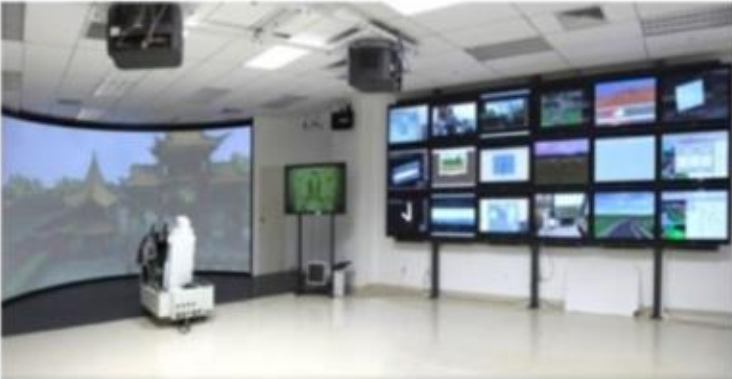
#> input picture tools/assets/fovea-sample/img_test.png, 732 x 379 px
$ python simulate_fovea_contrast.py
#> lines starting #> are read from the running program, lines starting #| are printed output that depends on the picture
import cv2
import numpy as np
from PIL import Image
import time
import matplotlib.pyplot as plt

def precompute_distance(shape):
    center = (shape[1] / 2, shape[0] / 2)
    # Compute the distance from the center for each pixel
    y = np.arange(shape[0]).reshape(-1, 1)
    x = np.arange(shape[1])
    distances = np.sqrt((x - center[0])**2 + (y - center[1])**2)
    max_radius = np.sqrt(center[0]**2 + center[1]**2)

    return distances, max_radius

# [22 lines of commented-out code are left out]

def blur_based_on_distance(img_rgb, alpha):
    # Downsample the image by 16x and then upsample
    img_downsampled = cv2.resize(img_rgb, (img_rgb.shape[1] // 16, img_rgb.shape[0] // 16))
    img_blur = cv2.resize(img_downsampled, (img_rgb.shape[1], img_rgb.shape[0]))

    # img_adjusted = (1-alpha) * img_blur + alpha * img_rgb
    img_adjusted = img_blur + alpha * (img_rgb - img_blur*1.0)
    img_adjusted = img_adjusted.astype(np.uint8)

    return img_adjusted

def decrease_saturation_based_on_distance(img, saturation_decay):
    # Convert the img back to 8-bit integers
    img_rgb = img  # np.clip(img, 0, 255).astype(np.uint8)

    # Convert the img to RGB color space, then to HSV color space
    img_hsv = cv2.cvtColor(img_rgb, cv2.COLOR_RGB2HSV).astype(float)

    v = img_hsv[:,:,2]

    # Decrease color saturation based on the distance from the center
    img_hsv[:,:,1] *= saturation_decay
    # img_hsv[:,:,1] *= (1-v/255.)*saturation_decay

    # Convert the img back to RGB color space
    img_rgb = cv2.cvtColor(img_hsv.astype(np.uint8), cv2.COLOR_HSV2RGB)

    return img_rgb


if __name__ == "__main__":
    image_path = r"./img_test.png"
    image = cv2.imread(image_path)
#> image is the input picture: shape (379, 732, 3); mean B, G, R 153.6, 148.9, 143.7
    image = cv2.cvtColor(image, cv2.COLOR_BGR2RGB)  # 将BGR图像转换为RGB格式，以便正确显示

    # Precompute the distances and levels only once 避免在处理每个图像时都重新计算距离和级别矩阵，从而提高效率。
    distances, max_radius = precompute_distance(shape=image.shape)
#> max_radius = 412.1
    # Compute the contrast / saturation scaling factor based on the distance from the center
    # contrast_decay = np.clip(np.exp(-distances / max_radius * 2), 0.05, 1)
    blur_decay = np.exp(-distances / max_radius * 3)[:,:,None]
    saturation_decay = np.exp(-distances / max_radius * 1)

    # Measure the time before the function call
    start_time = time.time()
    image2 = blur_based_on_distance(image, blur_decay)
#> in blur_based_on_distance, `img_downsampled = cv2.resize(img_rgb, (img_rgb.shape[1] // 16, img_rgb..`:
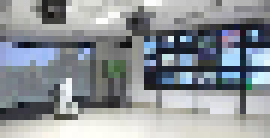
#> img_downsampled: shape (23, 45, 3) (shown 6 times larger); mean R, G, B 141.2, 146.3, 151.1
#> in blur_based_on_distance, `img_blur = cv2.resize(img_downsampled, (img_rgb.shape[1], img_rgb.shap..`:
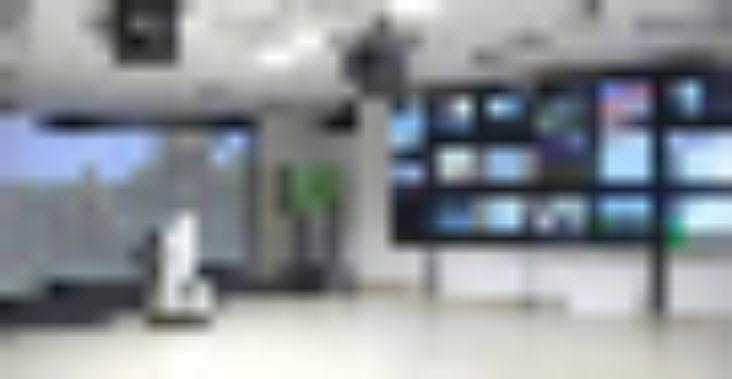
#> img_blur: shape (379, 732, 3); mean R, G, B 141, 146.2, 151
#> in blur_based_on_distance, `img_adjusted = img_blur + alpha * (img_rgb - img_blur*1.0)`:
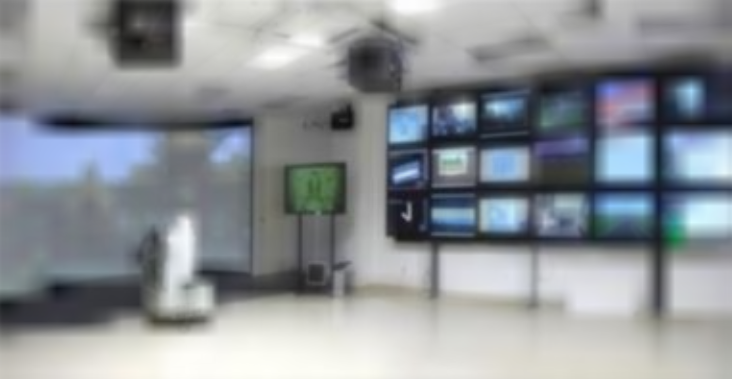
#> img_adjusted: shape (379, 732, 3) float64; mean R, G, B 141.8, 146.9, 151.7
    result = decrease_saturation_based_on_distance(image2, saturation_decay)
#> in decrease_saturation_based_on_distance, `img_hsv = cv2.cvtColor(img_rgb, cv2.COLOR_RGB2HSV).astype(float)`:
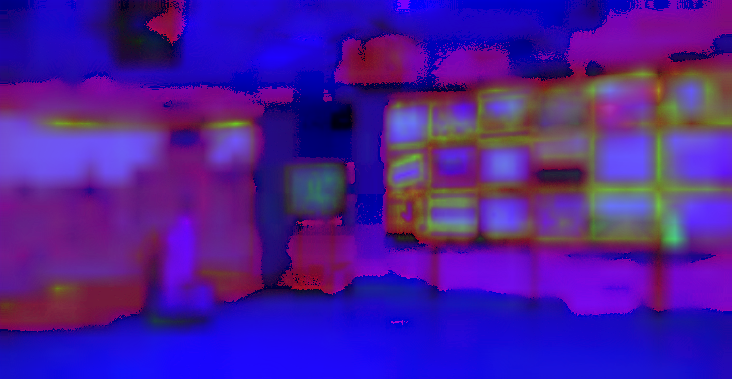
#> img_hsv: shape (379, 732, 3) float64; mean R, G, B 73.8, 28.1, 153.8
#> in decrease_saturation_based_on_distance, `v = img_hsv[:,:,2]`:
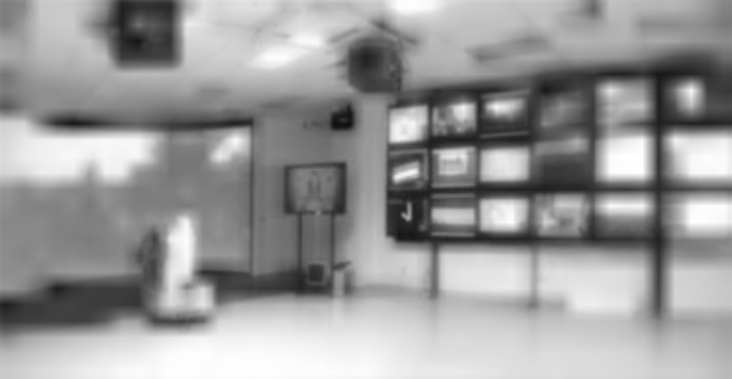
#> v: shape (379, 732) float64; min 13, max 255, mean 153.8
#> in decrease_saturation_based_on_distance, `img_hsv[:,:,1] *= saturation_decay`:
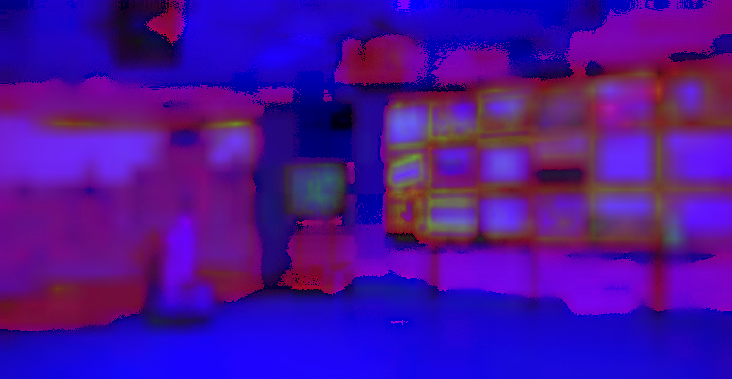
#> img_hsv: shape (379, 732, 3) float64; mean R, G, B 73.8, 16.8, 153.8
#> in decrease_saturation_based_on_distance, `img_rgb = cv2.cvtColor(img_hsv.astype(np.uint8), cv2.COLOR_HSV2RGB)`:
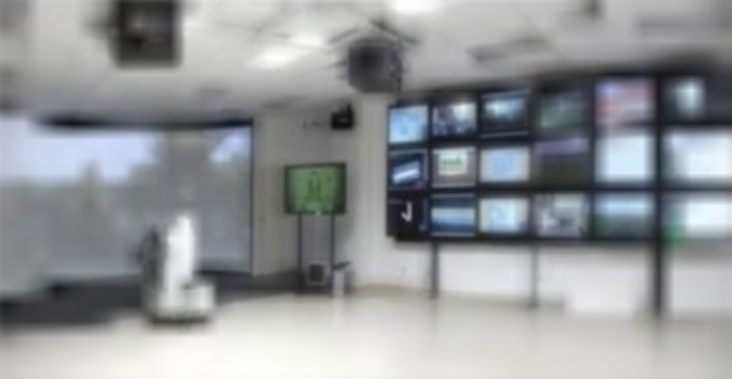
#> img_rgb: shape (379, 732, 3); mean R, G, B 146.4, 149.4, 152.2

    # Measure the time after the function call
    end_time = time.time()
    # Compute the elapsed time
    elapsed_time = end_time - start_time

    print(elapsed_time)
    # Create a figure
    fig, ax = plt.subplots(1, 2, figsize=(12, 6))

    # Show the original image
    ax[0].imshow(image)
    ax[0].set_title('Original Image')
    ax[0].axis('on')

    # Show the processed image
    ax[1].imshow(result, cmap='gray')
    ax[1].set_title('Processed Image')
    ax[1].axis('on')


    plt.tight_layout()
    plt.show()
